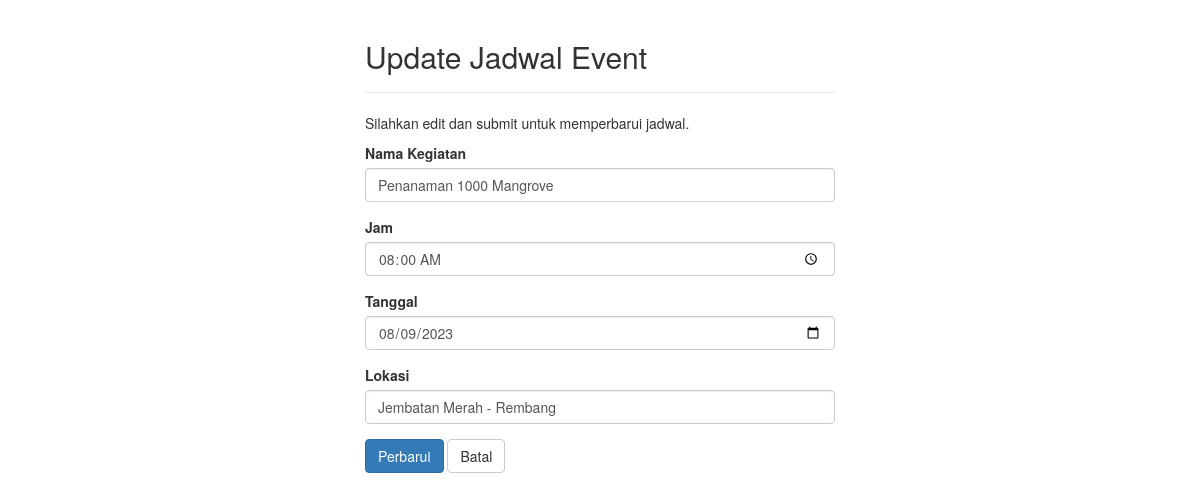
Screenshot of /jadwal_event/update.php?id=1 with the database file from the repository.
### tables this page shows
CREATE TABLE `tb_jadwal2` (
  `id` int(11) NOT NULL,
  `nama` varchar(255) NOT NULL,
  `waktu` varchar(6) NOT NULL,
  `tanggal` date NOT NULL,
  `lokasi` varchar(255) NOT NULL
);

### jadwal_event/update.php (the view, shortened to what this page needs)
<?php
require_once "koneksi.php";
$nama = $waktu = $tanggal = $lokasi = "";
$nama_err = $waktu_err = $tanggal_err = $lokasi_err = "";
if ($_SERVER["REQUEST_METHOD"] == "POST") {
    $input_nama = trim($_POST["nama"]);
    if (empty($input_nama)) {
        $nama_err = "Mohon masukkan nama kegiatan.";
    } else {
        $nama = $input_nama;
    }
    $input_waktu = trim($_POST["waktu"]);
    if (empty($input_waktu)) {
        $waktu_err = "Mohon masukkan waktu pelaksanaan.";
    } else {
        $waktu_timestamp = strtotime($input_waktu);
        if ($waktu_timestamp === false) {
            $waktu_err = "Mohon masukkan waktu yang valid dengan format HH:MM.";
        } else {
            $waktu = date("H:i", $waktu_timestamp);
        }
    }
    $input_tanggal = trim($_POST["tanggal"]);
    if (empty($input_tanggal)) {
        $tanggal_err = "Mohon masukkan tanggal.";
    } else {
        $parsed_date = date_parse_from_format("Y-m-d", $input_tanggal);
        if ($parsed_date["error_count"] > 0 || !checkdate($parsed_date["month"], $parsed_date["day"], $parsed_date["year"])) {
            $tanggal_err = "Mohon masukkan tanggal yang valid dengan format YYYY-MM-DD.";
        } else {
            $tanggal = $input_tanggal;
        }
    }
    $input_lokasi = trim($_POST["lokasi"]);
    if (empty($input_lokasi)) {
        $lokasi_err = "Mohon masukkan lokasi.";
    } else {
        $lokasi = $input_lokasi;
    }
    if (empty($nama_err) && empty($waktu_err) && empty($tanggal_err) && empty($lokasi_err)) {
        $sql = "UPDATE tb_jadwal2 SET nama = ?, waktu = ?, tanggal = ?, lokasi = ? WHERE id = ?";
        if ($stmt = mysqli_prepare($link, $sql)) {
            mysqli_stmt_bind_param($stmt, "ssssi", $param_nama, $param_waktu, $param_tanggal, $param_lokasi, $param_id);
            $param_nama = $nama;
            $param_waktu = $waktu;
            $param_tanggal = $tanggal;
            $param_lokasi = $lokasi;
            $param_id = $_GET["id"];
            if (mysqli_stmt_execute($stmt)) {
                header("location: index.php");
                exit();
            } else {
                echo "Ada yang tidak beres. Silahkan coba lagi nanti.";
            }
        }
        mysqli_stmt_close($stmt);
    }
    mysqli_close($link);
} else {
    if (isset($_GET["id"]) && !empty(trim($_GET["id"]))) {
        $sql = "SELECT * FROM tb_jadwal2 WHERE id = ?";
        if ($stmt = mysqli_prepare($link, $sql)) {
            mysqli_stmt_bind_param($stmt, "i", $param_id);
            if (mysqli_stmt_execute($stmt)) {
                $result = mysqli_stmt_get_result($stmt);
                if (mysqli_num_rows($result) == 1) {
                    $row = mysqli_fetch_array($result, MYSQLI_ASSOC);
                    $nama = $row["nama"];
                    $waktu = $row["waktu"];
                    $tanggal = $row["tanggal"];
                    $lokasi = $row["lokasi"];
                } else {
                    header("location: ../error.php");
                    exit();
                }
            } else {
                echo "Ups! Ada yang tidak beres. Silahkan coba lagi nanti.";
            }
        }
    } else {
        header("location: ../error.php");
        exit();
    }
}
?>
<!DOCTYPE html>
<html lang="en">
<head>
    <link rel="stylesheet" href="https://maxcdn.bootstrapcdn.com/bootstrap/3.3.7/css/bootstrap.css">
</head>
<body>
    <div class="wrapper">
        <div class="container-fluid">
            <div class="row">
                <div class="col-md-12">
                    <div class="page-header">
                        <h2>Update Jadwal Event</h2>
                    </div>
                    <p>Silahkan edit dan submit untuk memperbarui jadwal.</p>
                    <form action="<?php echo htmlspecialchars($_SERVER["PHP_SELF"] . "?id=" . $_GET["id"]); ?>" method="post">
                        <div class="form-group <?php echo (!empty($nama_err)) ? 'has-error' : ''; ?>">
                            <label>Nama Kegiatan</label>
                            <input type="text" name="nama" class="form-control" value="<?php echo $nama; ?>">
                        </div>
                        <div class="form-group <?php echo (!empty($waktu_err)) ? 'has-error' : ''; ?>">
                            <label>Jam</label>
                            <input type="time" name="waktu" class="form-control" value="<?php echo $waktu; ?>">
                        </div>
                        <div class="form-group <?php echo (!empty($tanggal_err)) ? 'has-error' : ''; ?>">
                            <label>Tanggal</label>
                            <input type="date" name="tanggal" class="form-control" value="<?php echo $tanggal; ?>">
                        </div>
                        <div class="form-group <?php echo (!empty($lokasi_err)) ? 'has-error' : ''; ?>">
                            <label>Lokasi</label>
                            <input type="text" name="lokasi" class="form-control" value="<?php echo $lokasi; ?>">
                        </div>
                        <input type="submit" class="btn btn-primary" value="Perbarui">
                        <a href="index.php" class="btn btn-default">Batal</a>
                    </form>
                </div>
            </div>
        </div>
    </div>
</body>
</html>

### jadwal_event/update.php (style rules this page uses)
.wrapper { width: 500px; margin: 0 auto; }

### rows the page displays
tb_jadwal2: nama "Penanaman 1000 Mangrove", waktu "08:00", tanggal "08/09/2023", lokasi "Jembatan Merah - Rembang"
